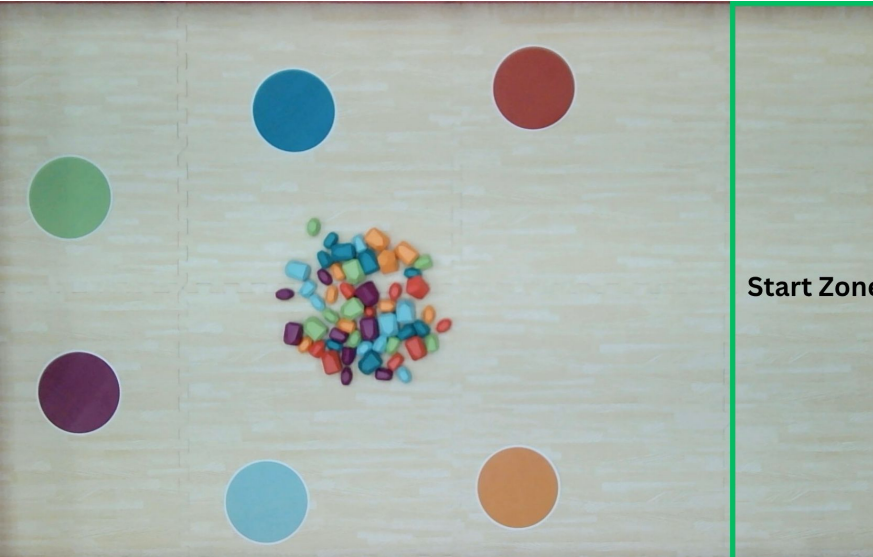
#> input picture img/map.png, 873 x 557 px
$ python detect_color_stones_ai2.py
#> lines starting #> are read from the running program, lines starting #| are printed output that depends on the picture; after the words box and inside, x2 and y2 are one past the last pixel; in counts of white or black regions, pixels touching at a corner belong together
import cv2
import numpy as np


# ==============================
# เปิดภาพ
# ==============================

img = cv2.imread("img/map.png")
#> img is the input picture: shape (557, 873, 3); mean B, G, R 172.7, 180, 170.4

if img is None:
    print("ไม่พบไฟล์ img/map.png")
    exit()

hsv = cv2.cvtColor(img, cv2.COLOR_BGR2HSV)
#> hsv: shape (557, 873, 3); mean H, S, V 64.6, 27.8, 183.8


# ==============================
# สี
# ==============================

colors = {

    "GREEN": (
        #np.array([20, 40, 0]),
        #np.array([90, 255, 255])
        np.array([56, 50, 135]),
        np.array([88, 255, 255])
    ),

    "BLUE": (
        #np.array([85, 100, 30]),
        #np.array([110, 255, 255])
        np.array([85, 165, 100]),
        np.array([110, 255, 255])
    ),

    "CYAN": (
        #np.array([80, 20, 80]),
        #np.array([100, 170, 255])
        np.array([85, 100, 190]),
        np.array([110, 170, 255])
    ),

    "RED": (
        #np.array([0, 50, 30]),
        #np.array([10, 255, 255])
        np.array([0, 70, 120]),
        np.array([5, 255, 255])
    ),

    "PURPLE": (
        #np.array([125, 30, 30]),
        #np.array([170, 255, 255])
        np.array([108, 74, 0]),
        np.array([164, 255, 255])
    ),

    "ORANGE": (
        #np.array([10, 50, 30]),
        #np.array([30, 255, 255])
        np.array([5, 40, 120]),
        np.array([25, 255, 255])
    )
}
# ==============================
# สีกรอบ
# ==============================

draw_colors = {

    "GREEN":  (0, 255, 0),
    "BLUE":   (255, 0, 0),
    "CYAN":   (255, 255, 0),
    "RED":    (0, 0, 255),
    "PURPLE": (255, 0, 255),
    "ORANGE": (0, 165, 255)
}


# ==============================
# ตรวจทีละสี
# ==============================

for color_name, (lower, upper) in colors.items():

    result = img.copy()

    # --------------------------
    # Mask
    # --------------------------

    mask = cv2.inRange(
        hsv,
        lower,
        upper
    )

    # --------------------------
    # ลด noise
    # --------------------------

    kernel = np.ones((3, 3), np.uint8)

    mask = cv2.morphologyEx(
        mask,
        cv2.MORPH_OPEN,
        kernel
    )

    mask = cv2.morphologyEx(
        mask,
        cv2.MORPH_CLOSE,
        kernel
    )

    # --------------------------
    # หา contour
    # --------------------------

    contours, _ = cv2.findContours(
        mask,
        cv2.RETR_EXTERNAL,
        cv2.CHAIN_APPROX_SIMPLE
    )

    count = 0

    # --------------------------
    # วาดกรอบ
    # --------------------------

    for contour in contours:

        area = cv2.contourArea(contour)

        x, y, w, h = cv2.boundingRect(contour)

        if area < 20:
            continue

        if area > 4500:
            continue

        if w < 5 or h < 5:
            continue

        if w > 100 or h > 100:
            continue

        ratio = w / h

        if ratio < 0.4 or ratio > 2.5:
            continue
        # วาดกรอบ
        cv2.rectangle(
            result,
            (x, y),
            (x + w, y + h),
            draw_colors[color_name],
            2
        )

        count += 1

    print(color_name, "found:", count)

    # --------------------------
    # แสดง
    # --------------------------

    cv2.imshow(
        "Stone Detection",
        result
    )

    # 10 วินาที
    key = cv2.waitKey(2000)

    # ESC
    if key == 27:
        break
#> this loop made 1 pass; (key Esc is pressed on pass 1)
#> pass 1, `mask = cv2.inRange( hsv, lower, upper )`:
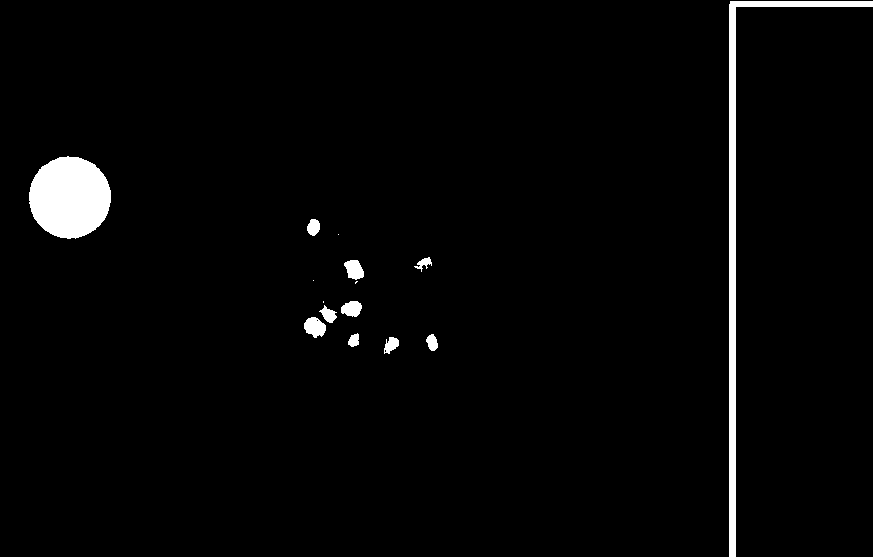
#> mask: shape (557, 873); 2.4% white; 15 white regions (4 under 20 px), largest, box (x1, y1, x2, y2) and area: (29, 156, 111, 239) 5275, (729, 1, 873, 557) 4711, (304, 317, 326, 338) 325
#> pass 1, `cv2.imshow( "Stone Detection", result )`:
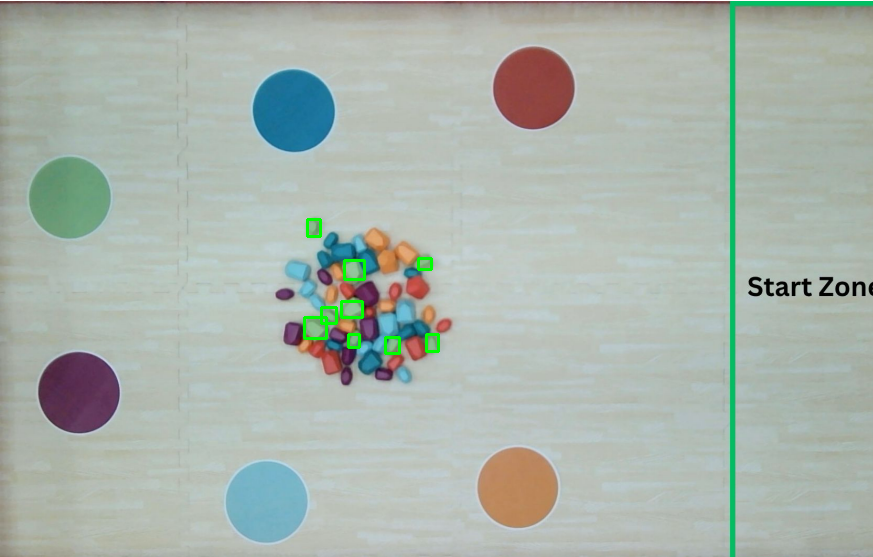
#> window 'Stone Detection': shape (557, 873, 3); mean B, G, R 172.3, 180.4, 170


cv2.destroyAllWindows()
